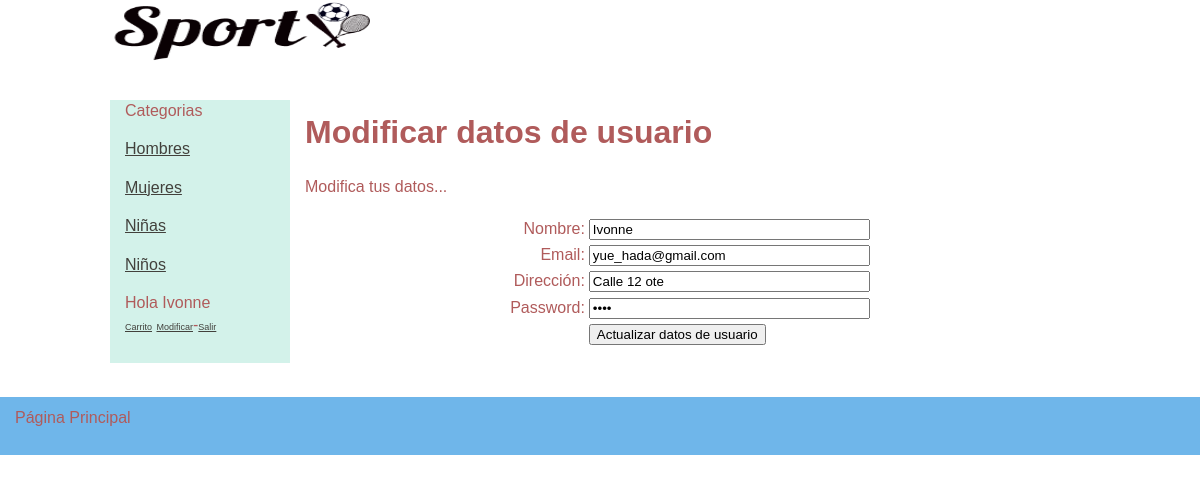
Page /usuario_modificar.php (signed in) on the committed database.
### tables this page shows
CREATE TABLE IF NOT EXISTS `categoria` (
  `idCategoria` int(11) NOT NULL AUTO_INCREMENT,
  `Descripcion` varchar(50) NOT NULL,
  PRIMARY KEY (`idCategoria`)
);

CREATE TABLE IF NOT EXISTS `usuario` (
  `idUsuario` int(11) NOT NULL AUTO_INCREMENT,
  `Nombre` varchar(50) NOT NULL,
  `Email` varchar(100) NOT NULL,
  `Direccion` varchar(255) NOT NULL,
  `FechaAlta` date NOT NULL,
  `Password` varchar(50) NOT NULL,
  PRIMARY KEY (`idUsuario`)
);

### Connections/conexiondeportes.php (called while the page is built, shortened)
<?php
$hostname_conexiondeportes = "localhost";
$database_conexiondeportes = "deportes";
$username_conexiondeportes = "root";
$password_conexiondeportes = "";
$conexiondeportes = mysql_pconnect($hostname_conexiondeportes, $username_conexiondeportes, $password_conexiondeportes) or trigger_error(mysql_error(),E_USER_ERROR);
?>
<?php
if (is_file("includes/funciones.php")){
include("includes/funciones.php");
}
else
{ include("../includes/funciones.php");
	}
?>

### includes/funciones.php (called while the page is built, shortened)
<?php
if (!function_exists("GetSQLValueString")) {
function GetSQLValueString($theValue, $theType, $theDefinedValue = "", $theNotDefinedValue = "")
{
  $theValue = function_exists("mysql_real_escape_string") ? mysql_real_escape_string($theValue) : mysql_escape_string($theValue);
  switch ($theType) {
    case "long":
    case "int":
      $theValue = ($theValue != "") ? intval($theValue) : "NULL";
      break;
  }
  return $theValue;
}
}
function ObtenerNombreUsuario($identificador)
{
	global $database_conexiondeportes, $conexiondeportes;
	$query_ConsultaFuncion = sprintf("SELECT usuario.Nombre FROM usuario WHERE usuario.idUsuario=%s", $identificador);
	$ConsultaFuncion = mysql_query($query_ConsultaFuncion, $conexiondeportes) or die(mysql_error());
	$row_ConsultaFuncion = mysql_fetch_assoc($ConsultaFuncion);
	return $row_ConsultaFuncion['Nombre'];
}
?>

### usuario_modificar.php (the view, shortened to what this page needs)
<?php require_once('Connections/conexiondeportes.php'); ?>
<?php
$editFormAction = $_SERVER['PHP_SELF'];
if (isset($_SERVER['QUERY_STRING'])) {
  $editFormAction .= "?" . htmlentities($_SERVER['QUERY_STRING']);
}
$varUsuario_DatosUsuario = "0";
if (isset($_SESSION["MM_idUsuario"])) {
  $varUsuario_DatosUsuario = $_SESSION["MM_idUsuario"];
}
$query_DatosUsuario = sprintf("SELECT * FROM usuario WHERE usuario.idUsuario=%s", GetSQLValueString($varUsuario_DatosUsuario, "int"));
$DatosUsuario = mysql_query($query_DatosUsuario, $conexiondeportes) or die(mysql_error());
$row_DatosUsuario = mysql_fetch_assoc($DatosUsuario);
?>
<!DOCTYPE html PUBLIC "-//W3C//DTD XHTML 1.0 Transitional//EN" "http://www.w3.org/TR/xhtml1/DTD/xhtml1-transitional.dtd">
<html xmlns="http://www.w3.org/1999/xhtml">
<head>
<link href="estilo/principal.css" rel="stylesheet" type="text/css" />
</head>
<body>
<div class="container">
  <div class="header"><div class="headerinterior"><img src="images/LOGO1.png" width="273" height="63" /></div></div>
  <div class="subcontenedor">
  <div class="sidebar1">
    <?php include("includes/catalogo.php"); ?>
  </div>
  <div class="content">
    <h1>Modificar datos de usuario</h1>
    <p>Modifica tus datos...<br />
      <form action="<?php echo $editFormAction; ?>" method="post" name="form1" id="form1">
  <table align="center">
    <tr valign="baseline">
      <td nowrap="nowrap" align="right">Nombre:</td>
      <td><input type="text" name="Nombre" value="<?php echo htmlentities($row_DatosUsuario['Nombre'], ENT_COMPAT, 'iso-8859-1'); ?>" size="32" /></td>
    </tr>
    <tr valign="baseline">
      <td nowrap="nowrap" align="right">Email:</td>
      <td><input type="text" name="Email" value="<?php echo htmlentities($row_DatosUsuario['Email'], ENT_COMPAT, 'iso-8859-1'); ?>" size="32" /></td>
    </tr>
    <tr valign="baseline">
      <td nowrap="nowrap" align="right">Direcci&oacute;n:</td>
      <td><input type="text" name="Direccion" value="<?php echo htmlentities($row_DatosUsuario['Direccion'], ENT_COMPAT, 'iso-8859-1'); ?>" size="32" /></td>
    </tr>
    <tr valign="baseline">
      <td nowrap="nowrap" align="right">Password:</td>
      <td><input type="password" name="Password" value="<?php echo htmlentities($row_DatosUsuario['Password'], ENT_COMPAT, 'iso-8859-1'); ?>" size="32" /></td>
    </tr>
    <tr valign="baseline">
      <td nowrap="nowrap" align="right">&nbsp;</td>
      <td><input type="submit" value="Actualizar datos de usuario" /></td>
    </tr>
  </table>
</form><br />
    </p>
    </div>
     </div>
    </div>
  <div class="footer">
    <p>P&aacute;gina Principal</p>
    </div>
</body>
</html>

### includes/catalogo.php (shortened to what this page needs)
<?php require_once('Connections/conexiondeportes.php'); ?>
<?php
$query_Recordset1 = "SELECT * FROM categoria ORDER BY categoria.Descripcion";
$Recordset1 = mysql_query($query_Recordset1, $conexiondeportes) or die(mysql_error());
$row_Recordset1 = mysql_fetch_assoc($Recordset1);
?>
<p>Categorias </p>
<?php do { ?>
  <p><a href="categoria_ver.php?cat=<?php echo $row_Recordset1['idCategoria']; ?>"><?php echo $row_Recordset1['Descripcion']; ?></a><br>
  </p>
  <?php } while ($row_Recordset1 = mysql_fetch_assoc($Recordset1)); ?>
<p>
 <?php
 if ((isset($_SESSION['MM_Username']))&&($_SESSION['MM_Username']!= ""))
  {
	echo "Hola ";
    echo ObtenerNombreUsuario($_SESSION['MM_idUsuario']);
	?>
    <br />
    <a href="carrito_lista.php" class ="modificacionusuario">Carrito</a> <a href="usuario_modificar.php" class ="modificacionusuario">Modificar</a>-<a href="usuario_cerrarsesion.php" class ="modificacionusuario">Salir</a>
<?php }?>

### estilo/principal.css (style rules this page uses)
body { font: 100%/1.4 Verdana, Arial, Helvetica, sans-serif; background-color: #FFF; margin: 0; padding: 0; color: #B05B5B; }
h1, h2, h3, h4, h5, h6, p { margin-top: 0; padding-right: 15px; padding-left: 15px; }
a:link { color: #42413C; text-decoration: underline; }
.container { width: 100%; background-color: #FFF; margin: 0 auto; }
.header { width: 100%; background-color: #FFFFFF; height: 100px; margin-top: 0; margin-right: auto; margin-bottom: 0; margin-left: auto; }
.headerinterior { width: 980px; height: 100px; margin: 0 auto; }
.subcontenedor { background: #FFF; margin: 0 auto; width: 980px; }
.sidebar1 { float: left; width: 180px; background-color: #D3F2EA; padding-bottom: 10px; }
.content { padding: 10px 0; width: 800px; float: left; }
.footer { padding: 10px 0; background-color:#6FB6EA; position: relative; clear: both; }
a.modificacionusuario { color: #42413C; font-size:9px; }

### rows in the picture
categoria: Descripcion "Hombres"
categoria: Descripcion "Mujeres"
categoria: Descripcion "Niñas"
categoria: Descripcion "Niños"
usuario: Nombre "Ivonne", Email "yue_hada@gmail.com", Direccion "Calle 12 ote"
